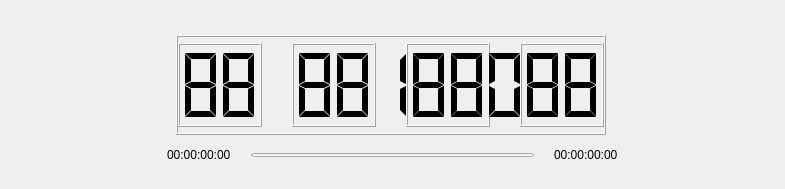
<?xml version="1.0" encoding="UTF-8"?>
<ui version="4.0">
 <class>CountdownWidget</class>
 <widget class="QWidget" name="CountdownWidget">
  <property name="geometry">
   <rect>
    <x>0</x>
    <y>0</y>
    <width>785</width>
    <height>189</height>
   </rect>
  </property>
  <layout class="QGridLayout" name="gridLayout">
   <property name="margin">
    <number>0</number>
   </property>
   <property name="spacing">
    <number>0</number>
   </property>
   <item row="0" column="1">
    <spacer name="verticalSpacerTop">
     <property name="orientation">
      <enum>Qt::Vertical</enum>
     </property>
     <property name="sizeHint" stdset="0">
      <size>
       <width>20</width>
       <height>2</height>
      </size>
     </property>
    </spacer>
   </item>
   <item row="1" column="0">
    <spacer name="horizontalSpacerLeft">
     <property name="orientation">
      <enum>Qt::Horizontal</enum>
     </property>
     <property name="sizeHint" stdset="0">
      <size>
       <width>20</width>
       <height>20</height>
      </size>
     </property>
    </spacer>
   </item>
   <item row="1" column="1">
    <layout class="QGridLayout" name="gridLayout_2">
     <property name="spacing">
      <number>0</number>
     </property>
     <item row="0" column="0">
      <widget class="QFrame" name="frameCountdown">
       <property name="sizePolicy">
        <sizepolicy hsizetype="Fixed" vsizetype="Fixed">
         <horstretch>0</horstretch>
         <verstretch>0</verstretch>
        </sizepolicy>
       </property>
       <property name="minimumSize">
        <size>
         <width>451</width>
         <height>120</height>
        </size>
       </property>
       <widget class="QLCDNumber" name="lcdNumber">
        <property name="geometry">
         <rect>
          <x>9</x>
          <y>10</y>
          <width>430</width>
          <height>100</height>
         </rect>
        </property>
        <property name="sizePolicy">
         <sizepolicy hsizetype="Fixed" vsizetype="Fixed">
          <horstretch>0</horstretch>
          <verstretch>0</verstretch>
         </sizepolicy>
        </property>
        <property name="minimumSize">
         <size>
          <width>300</width>
          <height>100</height>
         </size>
        </property>
        <property name="numDigits">
         <number>11</number>
        </property>
        <property name="digitCount">
         <number>11</number>
        </property>
        <property name="segmentStyle">
         <enum>QLCDNumber::Flat</enum>
        </property>
        <property name="intValue" stdset="0">
         <number>888888888</number>
        </property>
       </widget>
       <widget class="QLCDNumber" name="lcdNumberShadowMinute">
        <property name="geometry">
         <rect>
          <x>125</x>
          <y>18</y>
          <width>84</width>
          <height>84</height>
         </rect>
        </property>
        <property name="sizePolicy">
         <sizepolicy hsizetype="Fixed" vsizetype="Fixed">
          <horstretch>0</horstretch>
          <verstretch>0</verstretch>
         </sizepolicy>
        </property>
        <property name="numDigits">
         <number>2</number>
        </property>
        <property name="segmentStyle">
         <enum>QLCDNumber::Flat</enum>
        </property>
        <property name="value" stdset="0">
         <double>88.000000000000000</double>
        </property>
        <property name="intValue" stdset="0">
         <number>88</number>
        </property>
       </widget>
       <widget class="QLCDNumber" name="lcdNumberShadowHour">
        <property name="geometry">
         <rect>
          <x>11</x>
          <y>18</y>
          <width>84</width>
          <height>84</height>
         </rect>
        </property>
        <property name="sizePolicy">
         <sizepolicy hsizetype="Fixed" vsizetype="Fixed">
          <horstretch>0</horstretch>
          <verstretch>0</verstretch>
         </sizepolicy>
        </property>
        <property name="numDigits">
         <number>2</number>
        </property>
        <property name="segmentStyle">
         <enum>QLCDNumber::Flat</enum>
        </property>
        <property name="value" stdset="0">
         <double>88.000000000000000</double>
        </property>
        <property name="intValue" stdset="0">
         <number>88</number>
        </property>
       </widget>
       <widget class="QLCDNumber" name="lcdNumberShadowSecond">
        <property name="geometry">
         <rect>
          <x>239</x>
          <y>18</y>
          <width>84</width>
          <height>84</height>
         </rect>
        </property>
        <property name="sizePolicy">
         <sizepolicy hsizetype="Fixed" vsizetype="Fixed">
          <horstretch>0</horstretch>
          <verstretch>0</verstretch>
         </sizepolicy>
        </property>
        <property name="numDigits">
         <number>2</number>
        </property>
        <property name="segmentStyle">
         <enum>QLCDNumber::Flat</enum>
        </property>
        <property name="value" stdset="0">
         <double>88.000000000000000</double>
        </property>
        <property name="intValue" stdset="0">
         <number>88</number>
        </property>
       </widget>
       <widget class="QLCDNumber" name="lcdNumberShadowMillisecond">
        <property name="geometry">
         <rect>
          <x>353</x>
          <y>18</y>
          <width>84</width>
          <height>84</height>
         </rect>
        </property>
        <property name="sizePolicy">
         <sizepolicy hsizetype="Fixed" vsizetype="Fixed">
          <horstretch>0</horstretch>
          <verstretch>0</verstretch>
         </sizepolicy>
        </property>
        <property name="numDigits">
         <number>2</number>
        </property>
        <property name="segmentStyle">
         <enum>QLCDNumber::Flat</enum>
        </property>
        <property name="value" stdset="0">
         <double>88.000000000000000</double>
        </property>
        <property name="intValue" stdset="0">
         <number>88</number>
        </property>
       </widget>
       <zorder>lcdNumberShadowMinute</zorder>
       <zorder>lcdNumberShadowHour</zorder>
       <zorder>lcdNumberShadowSecond</zorder>
       <zorder>lcdNumberShadowMillisecond</zorder>
       <zorder>lcdNumber</zorder>
      </widget>
     </item>
     <item row="1" column="0">
      <layout class="QHBoxLayout" name="horizontalLayout">
       <property name="spacing">
        <number>0</number>
       </property>
       <item>
        <widget class="QLabel" name="labelZero">
         <property name="text">
          <string>00:00:00:00</string>
         </property>
        </widget>
       </item>
       <item>
        <spacer name="horizontalProgressBarSpacerLeft">
         <property name="orientation">
          <enum>Qt::Horizontal</enum>
         </property>
         <property name="sizeType">
          <enum>QSizePolicy::Fixed</enum>
         </property>
         <property name="sizeHint" stdset="0">
          <size>
           <width>20</width>
           <height>20</height>
          </size>
         </property>
        </spacer>
       </item>
       <item>
        <widget class="QProgressBar" name="progressBarCountdown">
         <property name="sizePolicy">
          <sizepolicy hsizetype="Expanding" vsizetype="Fixed">
           <horstretch>0</horstretch>
           <verstretch>0</verstretch>
          </sizepolicy>
         </property>
         <property name="maximumSize">
          <size>
           <width>16777215</width>
           <height>4</height>
          </size>
         </property>
         <property name="value">
          <number>0</number>
         </property>
         <property name="textVisible">
          <bool>false</bool>
         </property>
         <property name="format">
          <string>%p%</string>
         </property>
        </widget>
       </item>
       <item>
        <spacer name="horizontalProgressBarSpacerRight">
         <property name="orientation">
          <enum>Qt::Horizontal</enum>
         </property>
         <property name="sizeType">
          <enum>QSizePolicy::Fixed</enum>
         </property>
         <property name="sizeHint" stdset="0">
          <size>
           <width>20</width>
           <height>20</height>
          </size>
         </property>
        </spacer>
       </item>
       <item>
        <widget class="QLabel" name="labelCountdown">
         <property name="text">
          <string>00:00:00:00</string>
         </property>
        </widget>
       </item>
      </layout>
     </item>
    </layout>
   </item>
   <item row="1" column="2">
    <spacer name="horizontalSpacerRight">
     <property name="orientation">
      <enum>Qt::Horizontal</enum>
     </property>
     <property name="sizeHint" stdset="0">
      <size>
       <width>20</width>
       <height>20</height>
      </size>
     </property>
    </spacer>
   </item>
   <item row="2" column="1">
    <spacer name="verticalSpacerBottom">
     <property name="orientation">
      <enum>Qt::Vertical</enum>
     </property>
     <property name="sizeHint" stdset="0">
      <size>
       <width>20</width>
       <height>2</height>
      </size>
     </property>
    </spacer>
   </item>
  </layout>
 </widget>
 <resources/>
 <connections/>
</ui>
